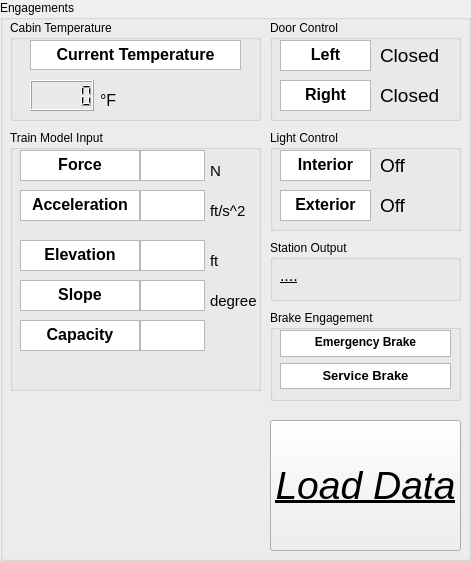
     <widget class="QGroupBox" name="tb_engage_box">
      <property name="geometry">
       <rect>
        <x>10</x>
        <y>10</y>
        <width>471</width>
        <height>561</height>
       </rect>
      </property>
      <property name="title">
       <string>Engagements</string>
      </property>
      <widget class="QGroupBox" name="tb_temp_box">
       <property name="geometry">
        <rect>
         <x>10</x>
         <y>20</y>
         <width>251</width>
         <height>101</height>
        </rect>
       </property>
       <property name="title">
        <string>Cabin Temperature</string>
       </property>
       <widget class="QLCDNumber" name="tb_temp_display">
        <property name="geometry">
         <rect>
          <x>20</x>
          <y>60</y>
          <width>64</width>
          <height>31</height>
         </rect>
        </property>
       </widget>
       <widget class="QLabel" name="tb_f_txt">
        <property name="geometry">
         <rect>
          <x>90</x>
          <y>70</y>
          <width>31</width>
          <height>21</height>
         </rect>
        </property>
        <property name="font">
         <font>
          <pointsize>12</pointsize>
         </font>
        </property>
        <property name="text">
         <string>°F</string>
        </property>
       </widget>
       <widget class="QTextBrowser" name="tb_current_temp_txt">
        <property name="geometry">
         <rect>
          <x>20</x>
          <y>20</y>
          <width>211</width>
          <height>30</height>
         </rect>
        </property>
        <property name="font">
         <font>
          <pointsize>13</pointsize>
          <weight>75</weight>
          <bold>true</bold>
         </font>
        </property>
        <property name="verticalScrollBarPolicy">
         <enum>Qt::ScrollBarAlwaysOff</enum>
        </property>
        <property name="horizontalScrollBarPolicy">
         <enum>Qt::ScrollBarAlwaysOff</enum>
        </property>
        <property name="html">
         <string>&lt;!DOCTYPE HTML PUBLIC &quot;-//W3C//DTD HTML 4.0//EN&quot; &quot;http://www.w3.org/TR/REC-html40/strict.dtd&quot;&gt;
&lt;html&gt;&lt;head&gt;&lt;meta name=&quot;qrichtext&quot; content=&quot;1&quot; /&gt;&lt;style type=&quot;text/css&quot;&gt;
p, li { white-space: pre-wrap; }
&lt;/style&gt;&lt;/head&gt;&lt;body style=&quot; font-family:'MS Shell Dlg 2'; font-size:13pt; font-weight:600; font-style:normal;&quot;&gt;
&lt;p align=&quot;center&quot; style=&quot; margin-top:0px; margin-bottom:0px; margin-left:0px; margin-right:0px; -qt-block-indent:0; text-indent:0px;&quot;&gt;&lt;span style=&quot; font-family:'Segoe UI'; font-size:12pt; font-weight:696;&quot;&gt;Current Temperature&lt;/span&gt;&lt;/p&gt;&lt;/body&gt;&lt;/html&gt;</string>
        </property>
       </widget>
      </widget>
      <widget class="QGroupBox" name="tb_model_input_box">
       <property name="enabled">
        <bool>true</bool>
       </property>
       <property name="geometry">
        <rect>
         <x>10</x>
         <y>130</y>
         <width>251</width>
         <height>261</height>
        </rect>
       </property>
       <property name="title">
        <string>Train Model Input</string>
       </property>
       <widget class="QTextBrowser" name="tb_acceleration_txt">
        <property name="geometry">
         <rect>
          <x>10</x>
          <y>60</y>
          <width>120</width>
          <height>31</height>
         </rect>
        </property>
        <property name="verticalScrollBarPolicy">
         <enum>Qt::ScrollBarAlwaysOff</enum>
        </property>
        <property name="horizontalScrollBarPolicy">
         <enum>Qt::ScrollBarAlwaysOff</enum>
        </property>
        <property name="html">
         <string>&lt;!DOCTYPE HTML PUBLIC &quot;-//W3C//DTD HTML 4.0//EN&quot; &quot;http://www.w3.org/TR/REC-html40/strict.dtd&quot;&gt;
&lt;html&gt;&lt;head&gt;&lt;meta name=&quot;qrichtext&quot; content=&quot;1&quot; /&gt;&lt;style type=&quot;text/css&quot;&gt;
p, li { white-space: pre-wrap; }
&lt;/style&gt;&lt;/head&gt;&lt;body style=&quot; font-family:'MS Shell Dlg 2'; font-size:10pt; font-weight:400; font-style:normal;&quot;&gt;
&lt;p align=&quot;center&quot; style=&quot; margin-top:0px; margin-bottom:0px; margin-left:0px; margin-right:0px; -qt-block-indent:0; text-indent:0px;&quot;&gt;&lt;span style=&quot; font-size:12pt; font-weight:696;&quot;&gt;Acceleration&lt;/span&gt;&lt;/p&gt;&lt;/body&gt;&lt;/html&gt;</string>
        </property>
       </widget>
       <widget class="QPlainTextEdit" name="tb_acceleration_display">
        <property name="geometry">
         <rect>
          <x>130</x>
          <y>60</y>
          <width>65</width>
          <height>31</height>
         </rect>
        </property>
        <property name="font">
         <font>
          <pointsize>15</pointsize>
         </font>
        </property>
        <property name="verticalScrollBarPolicy">
         <enum>Qt::ScrollBarAlwaysOff</enum>
        </property>
        <property name="horizontalScrollBarPolicy">
         <enum>Qt::ScrollBarAlwaysOff</enum>
        </property>
        <property name="plainText">
         <string/>
        </property>
       </widget>
       <widget class="QLabel" name="tb_ft_per_s_txt">
        <property name="geometry">
         <rect>
          <x>200</x>
          <y>70</y>
          <width>41</width>
          <height>21</height>
         </rect>
        </property>
        <property name="font">
         <font>
          <pointsize>11</pointsize>
         </font>
        </property>
        <property name="text">
         <string>ft/s^2</string>
        </property>
       </widget>
       <widget class="QTextBrowser" name="tb_force_txt">
        <property name="geometry">
         <rect>
          <x>10</x>
          <y>20</y>
          <width>120</width>
          <height>31</height>
         </rect>
        </property>
        <property name="verticalScrollBarPolicy">
         <enum>Qt::ScrollBarAlwaysOff</enum>
        </property>
        <property name="horizontalScrollBarPolicy">
         <enum>Qt::ScrollBarAlwaysOff</enum>
        </property>
        <property name="html">
         <string>&lt;!DOCTYPE HTML PUBLIC &quot;-//W3C//DTD HTML 4.0//EN&quot; &quot;http://www.w3.org/TR/REC-html40/strict.dtd&quot;&gt;
&lt;html&gt;&lt;head&gt;&lt;meta name=&quot;qrichtext&quot; content=&quot;1&quot; /&gt;&lt;style type=&quot;text/css&quot;&gt;
p, li { white-space: pre-wrap; }
&lt;/style&gt;&lt;/head&gt;&lt;body style=&quot; font-family:'MS Shell Dlg 2'; font-size:10pt; font-weight:400; font-style:normal;&quot;&gt;
&lt;p align=&quot;center&quot; style=&quot; margin-top:0px; margin-bottom:0px; margin-left:0px; margin-right:0px; -qt-block-indent:0; text-indent:0px;&quot;&gt;&lt;span style=&quot; font-size:12pt; font-weight:696;&quot;&gt;Force&lt;/span&gt;&lt;/p&gt;&lt;/body&gt;&lt;/html&gt;</string>
        </property>
       </widget>
       <widget class="QLabel" name="tb_newtons_txt">
        <property name="geometry">
         <rect>
          <x>200</x>
          <y>30</y>
          <width>41</width>
          <height>21</height>
         </rect>
        </property>
        <property name="font">
         <font>
          <pointsize>11</pointsize>
         </font>
        </property>
        <property name="text">
         <string>N</string>
        </property>
       </widget>
       <widget class="QTextBrowser" name="tb_elevation_txt">
        <property name="geometry">
         <rect>
          <x>10</x>
          <y>110</y>
          <width>120</width>
          <height>31</height>
         </rect>
        </property>
        <property name="verticalScrollBarPolicy">
         <enum>Qt::ScrollBarAlwaysOff</enum>
        </property>
        <property name="horizontalScrollBarPolicy">
         <enum>Qt::ScrollBarAlwaysOff</enum>
        </property>
        <property name="html">
         <string>&lt;!DOCTYPE HTML PUBLIC &quot;-//W3C//DTD HTML 4.0//EN&quot; &quot;http://www.w3.org/TR/REC-html40/strict.dtd&quot;&gt;
&lt;html&gt;&lt;head&gt;&lt;meta name=&quot;qrichtext&quot; content=&quot;1&quot; /&gt;&lt;style type=&quot;text/css&quot;&gt;
p, li { white-space: pre-wrap; }
&lt;/style&gt;&lt;/head&gt;&lt;body style=&quot; font-family:'MS Shell Dlg 2'; font-size:10pt; font-weight:400; font-style:normal;&quot;&gt;
&lt;p align=&quot;center&quot; style=&quot; margin-top:0px; margin-bottom:0px; margin-left:0px; margin-right:0px; -qt-block-indent:0; text-indent:0px;&quot;&gt;&lt;span style=&quot; font-size:12pt; font-weight:696;&quot;&gt;Elevation&lt;/span&gt;&lt;/p&gt;&lt;/body&gt;&lt;/html&gt;</string>
        </property>
       </widget>
       <widget class="QLabel" name="tb_ft_txt_1">
        <property name="geometry">
         <rect>
          <x>200</x>
          <y>120</y>
          <width>41</width>
          <height>21</height>
         </rect>
        </property>
        <property name="font">
         <font>
          <pointsize>11</pointsize>
         </font>
        </property>
        <property name="text">
         <string>ft</string>
        </property>
       </widget>
       <widget class="QPlainTextEdit" name="tb_elevation_display">
        <property name="geometry">
         <rect>
          <x>130</x>
          <y>110</y>
          <width>65</width>
          <height>31</height>
         </rect>
        </property>
        <property name="font">
         <font>
          <pointsize>15</pointsize>
         </font>
        </property>
        <property name="verticalScrollBarPolicy">
         <enum>Qt::ScrollBarAlwaysOff</enum>
        </property>
        <property name="horizontalScrollBarPolicy">
         <enum>Qt::ScrollBarAlwaysOff</enum>
        </property>
        <property name="plainText">
         <string/>
        </property>
       </widget>
       <widget class="QTextBrowser" name="tb_slope_txt">
        <property name="geometry">
         <rect>
          <x>10</x>
          <y>150</y>
          <width>120</width>
          <height>31</height>
         </rect>
        </property>
        <property name="verticalScrollBarPolicy">
         <enum>Qt::ScrollBarAlwaysOff</enum>
        </property>
        <property name="horizontalScrollBarPolicy">
         <enum>Qt::ScrollBarAlwaysOff</enum>
        </property>
        <property name="html">
         <string>&lt;!DOCTYPE HTML PUBLIC &quot;-//W3C//DTD HTML 4.0//EN&quot; &quot;http://www.w3.org/TR/REC-html40/strict.dtd&quot;&gt;
&lt;html&gt;&lt;head&gt;&lt;meta name=&quot;qrichtext&quot; content=&quot;1&quot; /&gt;&lt;style type=&quot;text/css&quot;&gt;
p, li { white-space: pre-wrap; }
&lt;/style&gt;&lt;/head&gt;&lt;body style=&quot; font-family:'MS Shell Dlg 2'; font-size:10pt; font-weight:400; font-style:normal;&quot;&gt;
&lt;p align=&quot;center&quot; style=&quot; margin-top:0px; margin-bottom:0px; margin-left:0px; margin-right:0px; -qt-block-indent:0; text-indent:0px;&quot;&gt;&lt;span style=&quot; font-size:12pt; font-weight:696;&quot;&gt;Slope&lt;/span&gt;&lt;/p&gt;&lt;/body&gt;&lt;/html&gt;</string>
        </property>
       </widget>
       <widget class="QPlainTextEdit" name="tb_capacity_display">
        <property name="geometry">
         <rect>
          <x>130</x>
          <y>190</y>
          <width>65</width>
          <height>31</height>
         </rect>
        </property>
        <property name="font">
         <font>
          <pointsize>15</pointsize>
         </font>
        </property>
        <property name="verticalScrollBarPolicy">
         <enum>Qt::ScrollBarAlwaysOff</enum>
        </property>
        <property name="horizontalScrollBarPolicy">
         <enum>Qt::ScrollBarAlwaysOff</enum>
        </property>
        <property name="plainText">
         <string/>
        </property>
       </widget>
       <widget class="QTextBrowser" name="tb_capacity_txt">
        <property name="geometry">
         <rect>
          <x>10</x>
          <y>190</y>
          <width>120</width>
          <height>31</height>
         </rect>
        </property>
        <property name="verticalScrollBarPolicy">
         <enum>Qt::ScrollBarAlwaysOff</enum>
        </property>
        <property name="horizontalScrollBarPolicy">
         <enum>Qt::ScrollBarAlwaysOff</enum>
        </property>
        <property name="html">
         <string>&lt;!DOCTYPE HTML PUBLIC &quot;-//W3C//DTD HTML 4.0//EN&quot; &quot;http://www.w3.org/TR/REC-html40/strict.dtd&quot;&gt;
&lt;html&gt;&lt;head&gt;&lt;meta name=&quot;qrichtext&quot; content=&quot;1&quot; /&gt;&lt;style type=&quot;text/css&quot;&gt;
p, li { white-space: pre-wrap; }
&lt;/style&gt;&lt;/head&gt;&lt;body style=&quot; font-family:'MS Shell Dlg 2'; font-size:10pt; font-weight:400; font-style:normal;&quot;&gt;
&lt;p align=&quot;center&quot; style=&quot; margin-top:0px; margin-bottom:0px; margin-left:0px; margin-right:0px; -qt-block-indent:0; text-indent:0px;&quot;&gt;&lt;span style=&quot; font-size:12pt; font-weight:696;&quot;&gt;Capacity&lt;/span&gt;&lt;/p&gt;&lt;/body&gt;&lt;/html&gt;</string>
        </property>
       </widget>
       <widget class="QLabel" name="tb_degree_txt">
        <property name="geometry">
         <rect>
          <x>200</x>
          <y>160</y>
          <width>51</width>
          <height>21</height>
         </rect>
        </property>
        <property name="font">
         <font>
          <pointsize>11</pointsize>
         </font>
        </property>
        <property name="text">
         <string>degree</string>
        </property>
       </widget>
       <widget class="QPlainTextEdit" name="tb_force_display">
        <property name="geometry">
         <rect>
          <x>130</x>
          <y>20</y>
          <width>65</width>
          <height>31</height>
         </rect>
        </property>
        <property name="font">
         <font>
          <pointsize>15</pointsize>
         </font>
        </property>
        <property name="verticalScrollBarPolicy">
         <enum>Qt::ScrollBarAlwaysOff</enum>
        </property>
        <property name="horizontalScrollBarPolicy">
         <enum>Qt::ScrollBarAlwaysOff</enum>
        </property>
        <property name="plainText">
         <string/>
        </property>
       </widget>
       <widget class="QPlainTextEdit" name="tb_slope_display">
        <property name="geometry">
         <rect>
          <x>130</x>
          <y>150</y>
          <width>65</width>
          <height>31</height>
         </rect>
        </property>
        <property name="font">
         <font>
          <pointsize>15</pointsize>
         </font>
        </property>
        <property name="verticalScrollBarPolicy">
         <enum>Qt::ScrollBarAlwaysOff</enum>
        </property>
        <property name="horizontalScrollBarPolicy">
         <enum>Qt::ScrollBarAlwaysOff</enum>
        </property>
        <property name="plainText">
         <string/>
        </property>
       </widget>
      </widget>
      <widget class="QGroupBox" name="tb_door_box">
       <property name="geometry">
        <rect>
         <x>270</x>
         <y>20</y>
         <width>191</width>
         <height>101</height>
        </rect>
       </property>
       <property name="title">
        <string>Door Control</string>
       </property>
       <widget class="QTextBrowser" name="tb_right_txt">
        <property name="geometry">
         <rect>
          <x>10</x>
          <y>60</y>
          <width>91</width>
          <height>31</height>
         </rect>
        </property>
        <property name="verticalScrollBarPolicy">
         <enum>Qt::ScrollBarAlwaysOff</enum>
        </property>
        <property name="horizontalScrollBarPolicy">
         <enum>Qt::ScrollBarAlwaysOff</enum>
        </property>
        <property name="html">
         <string>&lt;!DOCTYPE HTML PUBLIC &quot;-//W3C//DTD HTML 4.0//EN&quot; &quot;http://www.w3.org/TR/REC-html40/strict.dtd&quot;&gt;
&lt;html&gt;&lt;head&gt;&lt;meta name=&quot;qrichtext&quot; content=&quot;1&quot; /&gt;&lt;style type=&quot;text/css&quot;&gt;
p, li { white-space: pre-wrap; }
&lt;/style&gt;&lt;/head&gt;&lt;body style=&quot; font-family:'MS Shell Dlg 2'; font-size:10pt; font-weight:400; font-style:normal;&quot;&gt;
&lt;p align=&quot;center&quot; style=&quot; margin-top:0px; margin-bottom:0px; margin-left:0px; margin-right:0px; -qt-block-indent:0; text-indent:0px;&quot;&gt;&lt;span style=&quot; font-size:12pt; font-weight:696;&quot;&gt;Right&lt;/span&gt;&lt;/p&gt;&lt;/body&gt;&lt;/html&gt;</string>
        </property>
       </widget>
       <widget class="QTextBrowser" name="tb_left_txt">
        <property name="geometry">
         <rect>
          <x>10</x>
          <y>20</y>
          <width>91</width>
          <height>31</height>
         </rect>
        </property>
        <property name="verticalScrollBarPolicy">
         <enum>Qt::ScrollBarAlwaysOff</enum>
        </property>
        <property name="horizontalScrollBarPolicy">
         <enum>Qt::ScrollBarAlwaysOff</enum>
        </property>
        <property name="html">
         <string>&lt;!DOCTYPE HTML PUBLIC &quot;-//W3C//DTD HTML 4.0//EN&quot; &quot;http://www.w3.org/TR/REC-html40/strict.dtd&quot;&gt;
&lt;html&gt;&lt;head&gt;&lt;meta name=&quot;qrichtext&quot; content=&quot;1&quot; /&gt;&lt;style type=&quot;text/css&quot;&gt;
p, li { white-space: pre-wrap; }
&lt;/style&gt;&lt;/head&gt;&lt;body style=&quot; font-family:'MS Shell Dlg 2'; font-size:10pt; font-weight:400; font-style:normal;&quot;&gt;
&lt;p align=&quot;center&quot; style=&quot; margin-top:0px; margin-bottom:0px; margin-left:0px; margin-right:0px; -qt-block-indent:0; text-indent:0px;&quot;&gt;&lt;span style=&quot; font-size:12pt; font-weight:696;&quot;&gt;Left&lt;/span&gt;&lt;/p&gt;&lt;/body&gt;&lt;/html&gt;</string>
        </property>
       </widget>
       <widget class="QLabel" name="tb_right_display">
        <property name="geometry">
         <rect>
          <x>110</x>
          <y>60</y>
          <width>71</width>
          <height>31</height>
         </rect>
        </property>
        <property name="font">
         <font>
          <pointsize>14</pointsize>
         </font>
        </property>
        <property name="text">
         <string>Closed</string>
        </property>
       </widget>
       <widget class="QLabel" name="tb_left_display">
        <property name="geometry">
         <rect>
          <x>110</x>
          <y>20</y>
          <width>71</width>
          <height>31</height>
         </rect>
        </property>
        <property name="font">
         <font>
          <pointsize>14</pointsize>
         </font>
        </property>
        <property name="text">
         <string>Closed</string>
        </property>
       </widget>
      </widget>
      <widget class="QGroupBox" name="tb_light_box">
       <property name="geometry">
        <rect>
         <x>270</x>
         <y>130</y>
         <width>191</width>
         <height>101</height>
        </rect>
       </property>
       <property name="title">
        <string>Light Control</string>
       </property>
       <widget class="QTextBrowser" name="tb_exterior_txt">
        <property name="geometry">
         <rect>
          <x>10</x>
          <y>60</y>
          <width>91</width>
          <height>31</height>
         </rect>
        </property>
        <property name="verticalScrollBarPolicy">
         <enum>Qt::ScrollBarAlwaysOff</enum>
        </property>
        <property name="horizontalScrollBarPolicy">
         <enum>Qt::ScrollBarAlwaysOff</enum>
        </property>
        <property name="html">
         <string>&lt;!DOCTYPE HTML PUBLIC &quot;-//W3C//DTD HTML 4.0//EN&quot; &quot;http://www.w3.org/TR/REC-html40/strict.dtd&quot;&gt;
&lt;html&gt;&lt;head&gt;&lt;meta name=&quot;qrichtext&quot; content=&quot;1&quot; /&gt;&lt;style type=&quot;text/css&quot;&gt;
p, li { white-space: pre-wrap; }
&lt;/style&gt;&lt;/head&gt;&lt;body style=&quot; font-family:'MS Shell Dlg 2'; font-size:10pt; font-weight:400; font-style:normal;&quot;&gt;
&lt;p align=&quot;center&quot; style=&quot; margin-top:0px; margin-bottom:0px; margin-left:0px; margin-right:0px; -qt-block-indent:0; text-indent:0px;&quot;&gt;&lt;span style=&quot; font-size:12pt; font-weight:696;&quot;&gt;Exterior&lt;/span&gt;&lt;/p&gt;&lt;/body&gt;&lt;/html&gt;</string>
        </property>
       </widget>
       <widget class="QTextBrowser" name="tb_interior_txt">
        <property name="geometry">
         <rect>
          <x>10</x>
          <y>20</y>
          <width>91</width>
          <height>31</height>
         </rect>
        </property>
        <property name="verticalScrollBarPolicy">
         <enum>Qt::ScrollBarAlwaysOff</enum>
        </property>
        <property name="horizontalScrollBarPolicy">
         <enum>Qt::ScrollBarAlwaysOff</enum>
        </property>
        <property name="html">
         <string>&lt;!DOCTYPE HTML PUBLIC &quot;-//W3C//DTD HTML 4.0//EN&quot; &quot;http://www.w3.org/TR/REC-html40/strict.dtd&quot;&gt;
&lt;html&gt;&lt;head&gt;&lt;meta name=&quot;qrichtext&quot; content=&quot;1&quot; /&gt;&lt;style type=&quot;text/css&quot;&gt;
p, li { white-space: pre-wrap; }
&lt;/style&gt;&lt;/head&gt;&lt;body style=&quot; font-family:'MS Shell Dlg 2'; font-size:10pt; font-weight:400; font-style:normal;&quot;&gt;
&lt;p align=&quot;center&quot; style=&quot; margin-top:0px; margin-bottom:0px; margin-left:0px; margin-right:0px; -qt-block-indent:0; text-indent:0px;&quot;&gt;&lt;span style=&quot; font-size:12pt; font-weight:696;&quot;&gt;Interior&lt;/span&gt;&lt;/p&gt;&lt;/body&gt;&lt;/html&gt;</string>
        </property>
       </widget>
       <widget class="QLabel" name="tb_interior_display">
        <property name="geometry">
         <rect>
          <x>110</x>
          <y>20</y>
          <width>64</width>
          <height>31</height>
         </rect>
        </property>
        <property name="font">
         <font>
          <pointsize>14</pointsize>
         </font>
        </property>
        <property name="text">
         <string>Off</string>
        </property>
       </widget>
       <widget class="QLabel" name="tb_exterior_display">
        <property name="geometry">
         <rect>
          <x>110</x>
          <y>60</y>
          <width>71</width>
          <height>31</height>
         </rect>
        </property>
        <property name="font">
         <font>
          <pointsize>14</pointsize>
         </font>
        </property>
        <property name="text">
         <string>Off</string>
        </property>
       </widget>
      </widget>
      <widget class="QGroupBox" name="tb_stop_box">
       <property name="geometry">
        <rect>
         <x>270</x>
         <y>240</y>
         <width>191</width>
         <height>61</height>
        </rect>
       </property>
       <property name="title">
        <string>Station Output</string>
       </property>
       <widget class="QLabel" name="tb_stop_display">
        <property name="geometry">
         <rect>
          <x>10</x>
          <y>20</y>
          <width>171</width>
          <height>31</height>
         </rect>
        </property>
        <property name="font">
         <font>
          <pointsize>12</pointsize>
          <underline>true</underline>
         </font>
        </property>
        <property name="styleSheet">
         <string notr="true"/>
        </property>
        <property name="text">
         <string>....</string>
        </property>
       </widget>
      </widget>
      <widget class="QGroupBox" name="tb_brake_box">
       <property name="geometry">
        <rect>
         <x>270</x>
         <y>310</y>
         <width>191</width>
         <height>91</height>
        </rect>
       </property>
       <property name="title">
        <string>Brake Engagement</string>
       </property>
       <widget class="QTextBrowser" name="tb_s_display">
        <property name="geometry">
         <rect>
          <x>10</x>
          <y>53</y>
          <width>171</width>
          <height>26</height>
         </rect>
        </property>
        <property name="verticalScrollBarPolicy">
         <enum>Qt::ScrollBarAlwaysOff</enum>
        </property>
        <property name="horizontalScrollBarPolicy">
         <enum>Qt::ScrollBarAlwaysOff</enum>
        </property>
        <property name="html">
         <string>&lt;!DOCTYPE HTML PUBLIC &quot;-//W3C//DTD HTML 4.0//EN&quot; &quot;http://www.w3.org/TR/REC-html40/strict.dtd&quot;&gt;
&lt;html&gt;&lt;head&gt;&lt;meta name=&quot;qrichtext&quot; content=&quot;1&quot; /&gt;&lt;style type=&quot;text/css&quot;&gt;
p, li { white-space: pre-wrap; }
&lt;/style&gt;&lt;/head&gt;&lt;body style=&quot; font-family:'MS Shell Dlg 2'; font-size:10pt; font-weight:400; font-style:normal;&quot;&gt;
&lt;p align=&quot;center&quot; style=&quot; margin-top:0px; margin-bottom:0px; margin-left:0px; margin-right:0px; -qt-block-indent:0; text-indent:0px;&quot;&gt;&lt;span style=&quot; font-weight:696;&quot;&gt;Service Brake&lt;/span&gt;&lt;/p&gt;&lt;/body&gt;&lt;/html&gt;</string>
        </property>
       </widget>
       <widget class="QTextBrowser" name="tb_e_display">
        <property name="geometry">
         <rect>
          <x>10</x>
          <y>20</y>
          <width>171</width>
          <height>27</height>
         </rect>
        </property>
        <property name="verticalScrollBarPolicy">
         <enum>Qt::ScrollBarAlwaysOff</enum>
        </property>
        <property name="horizontalScrollBarPolicy">
         <enum>Qt::ScrollBarAlwaysOff</enum>
        </property>
        <property name="html">
         <string>&lt;!DOCTYPE HTML PUBLIC &quot;-//W3C//DTD HTML 4.0//EN&quot; &quot;http://www.w3.org/TR/REC-html40/strict.dtd&quot;&gt;
&lt;html&gt;&lt;head&gt;&lt;meta name=&quot;qrichtext&quot; content=&quot;1&quot; /&gt;&lt;style type=&quot;text/css&quot;&gt;
p, li { white-space: pre-wrap; }
&lt;/style&gt;&lt;/head&gt;&lt;body style=&quot; font-family:'MS Shell Dlg 2'; font-size:10pt; font-weight:400; font-style:normal;&quot;&gt;
&lt;p align=&quot;center&quot; style=&quot; margin-top:0px; margin-bottom:0px; margin-left:0px; margin-right:0px; -qt-block-indent:0; text-indent:0px;&quot;&gt;&lt;span style=&quot; font-size:9pt; font-weight:696;&quot;&gt;Emergency Brake&lt;/span&gt;&lt;/p&gt;&lt;/body&gt;&lt;/html&gt;</string>
        </property>
       </widget>
      </widget>
      <widget class="QPushButton" name="tb_load_data_display">
       <property name="enabled">
        <bool>true</bool>
       </property>
       <property name="geometry">
        <rect>
         <x>270</x>
         <y>420</y>
         <width>191</width>
         <height>131</height>
        </rect>
       </property>
       <property name="font">
        <font>
         <pointsize>29</pointsize>
         <weight>50</weight>
         <italic>true</italic>
         <bold>false</bold>
         <underline>true</underline>
        </font>
       </property>
       <property name="text">
        <string>Load Data</string>
       </property>
      </widget>
     </widget>
